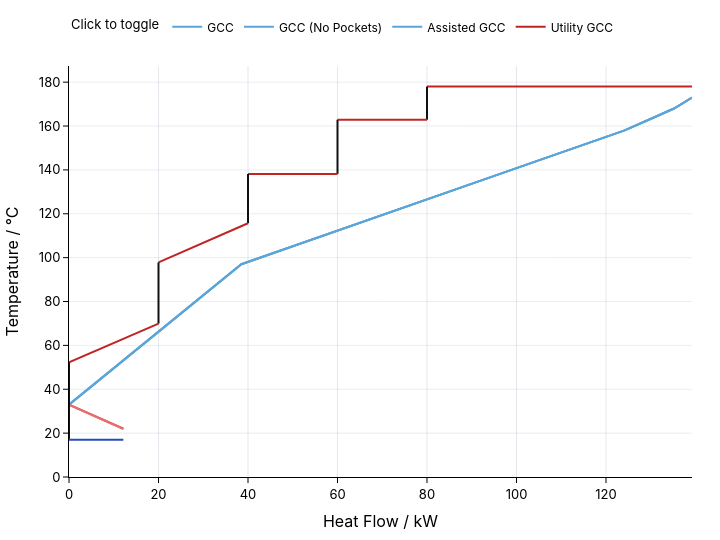
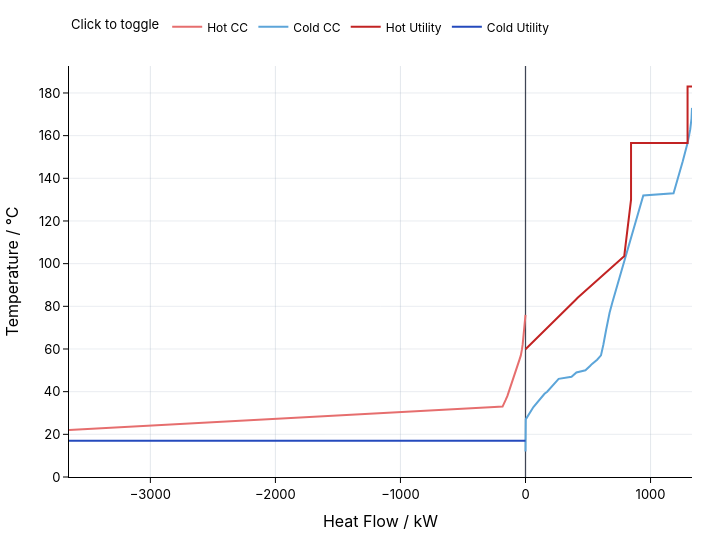

Notebook source saved alongside these figures, in order:
### Markdown cell above
## Review the result

Review both optimized cases exactly like normal cases: compare the Process utilities on the standard GCC with the Site utilities on the standard Total Site Profile. The Process Utility GCC must not cross the Process GCC. The comparison tables place optimizer-evidence and ordinary-retarget duties side by side; a zero difference shows exact replay.

### Code cell
from IPython.display import display

display(process_objective)
display(process_fallback_penalty)
display(process_retarget_comparison)
display(process_summary)
display(process_gcc)
display(site_objective)
display(site_retarget_comparison)
display({"baseline_unchanged": baseline_unchanged})
display(site_summary)
display(site_tsp)

### Figure 1 — Plotly figure (JSON) as saved in the notebook; plotly's stock layout.template omitted (floating-point values rounded to 4 significant figures)
{"data": [{"hovertemplate": "GCC<br>Heat Flow / kW: %{x}<br>Temperature / °C: %{y}<extra></extra>", "legendgroup": "GCC", "line": {"color": "#5ca5d9", "width": 2}, "mode": "lines", "name": "GCC", "showlegend": true, "x": [139.2, 135.2, 129.6, 129.5, 124.2, 96.32, 96.31, 64.76, 39.65, 38.52, 22.22, 22.01, 11.58, 0.0], "y": [173.0, 168.0, 162.9, 162.9, 158.0, 138.2, 138.2, 115.7, 97.81, 97.0, 69.92, 69.57, 52.24, 33.0], "type": "scatter"}, {"hovertemplate": "GCC<br>Heat Flow / kW: %{x}<br>Temperature / °C: %{y}<extra></extra>", "legendgroup": "GCC", "line": {"color": "#e66e6e", "width": 2}, "mode": "lines", "name": "GCC", "showlegend": false, "x": [0.0, 12.14], "y": [33.0, 22.0], "type": "scatter"}, {"hovertemplate": "GCC (No Pockets)<br>Heat Flow / kW: %{x}<br>Temperature / °C: %{y}<extra></extra>", "legendgroup": "GCC (No Pockets)", "line": {"color": "#5ca5d9", "width": 2}, "mode": "lines", "name": "GCC (No Pockets)", "showlegend": true, "x": [139.2, 135.2, 129.6, 129.5, 124.2, 96.32, 96.31, 64.76, 39.65, 38.52, 22.22, 22.01, 11.58, 0.0], "y": [173.0, 168.0, 162.9, 162.9, 158.0, 138.2, 138.2, 115.7, 97.81, 97.0, 69.92, 69.57, 52.24, 33.0], "type": "scatter"}, {"hovertemplate": "GCC (No Pockets)<br>Heat Flow / kW: %{x}<br>Temperature / °C: %{y}<extra></extra>", "legendgroup": "GCC (No Pockets)", "line": {"color": "#e66e6e", "width": 2}, "mode": "lines", "name": "GCC (No Pockets)", "showlegend": false, "x": [0.0, 12.14], "y": [33.0, 22.0], "type": "scatter"}, {"hovertemplate": "Assisted GCC<br>Heat Flow / kW: %{x}<br>Temperature / °C: %{y}<extra></extra>", "legendgroup": "Assisted GCC", "line": {"color": "#5ca5d9", "width": 2}, "mode": "lines", "name": "Assisted GCC", "showlegend": true, "x": [139.2, 135.2, 129.6, 129.5, 124.2, 96.32, 96.31, 64.76, 39.65, 38.52, 22.22, 22.01, 11.58, 0.0], "y": [173.0, 168.0, 162.9, 162.9, 158.0, 138.2, 138.2, 115.7, 97.81, 97.0, 69.92, 69.57, 52.24, 33.0], "type": "scatter"}, {"hovertemplate": "Assisted GCC<br>Heat Flow / kW: %{x}<br>Temperature / °C: %{y}<extra></extra>", "legendgroup": "Assisted GCC", "line": {"color": "#e66e6e", "width": 2}, "mode": "lines", "name": "Assisted GCC", "showlegend": false, "x": [0.0, 12.14], "y": [33.0, 22.0], "type": "scatter"}, {"hovertemplate": "Utility GCC<br>Heat Flow / kW: %{x}<br>Temperature / °C: %{y}<extra></extra>", "legendgroup": "Utility GCC", "line": {"color": "#C22323", "width": 2}, "mode": "lines", "name": "Utility GCC", "showlegend": true, "x": [139.2, 80.0], "y": [178.0, 178.0], "type": "scatter"}, {"hovertemplate": "Utility GCC<br>Heat Flow / kW: %{x}<br>Temperature / °C: %{y}<extra></extra>", "legendgroup": "Utility GCC", "line": {"color": "#111111", "width": 2}, "mode": "lines", "name": "Utility GCC", "showlegend": false, "x": [80.0, 80.0], "y": [178.0, 162.9], "type": "scatter"}, {"hovertemplate": "Utility GCC<br>Heat Flow / kW: %{x}<br>Temperature / °C: %{y}<extra></extra>", "legendgroup": "Utility GCC", "line": {"color": "#C22323", "width": 2}, "mode": "lines", "name": "Utility GCC", "showlegend": false, "x": [80.0, 60.0], "y": [162.9, 162.9], "type": "scatter"}, {"hovertemplate": "Utility GCC<br>Heat Flow / kW: %{x}<br>Temperature / °C: %{y}<extra></extra>", "legendgroup": "Utility GCC", "line": {"color": "#111111", "width": 2}, "mode": "lines", "name": "Utility GCC", "showlegend": false, "x": [60.0, 60.0], "y": [162.9, 138.2], "type": "scatter"}, {"hovertemplate": "Utility GCC<br>Heat Flow / kW: %{x}<br>Temperature / °C: %{y}<extra></extra>", "legendgroup": "Utility GCC", "line": {"color": "#C22323", "width": 2}, "mode": "lines", "name": "Utility GCC", "showlegend": false, "x": [60.0, 40.0], "y": [138.2, 138.2], "type": "scatter"}, {"hovertemplate": "Utility GCC<br>Heat Flow / kW: %{x}<br>Temperature / °C: %{y}<extra></extra>", "legendgroup": "Utility GCC", "line": {"color": "#111111", "width": 2}, "mode": "lines", "name": "Utility GCC", "showlegend": false, "x": [40.0, 40.0], "y": [138.2, 115.7], "type": "scatter"}, {"hovertemplate": "Utility GCC<br>Heat Flow / kW: %{x}<br>Temperature / °C: %{y}<extra></extra>", "legendgroup": "Utility GCC", "line": {"color": "#C22323", "width": 2}, "mode": "lines", "name": "Utility GCC", "showlegend": false, "x": [40.0, 20.0], "y": [115.7, 97.81], "type": "scatter"}, {"hovertemplate": "Utility GCC<br>Heat Flow / kW: %{x}<br>Temperature / °C: %{y}<extra></extra>", "legendgroup": "Utility GCC", "line": {"color": "#111111", "width": 2}, "mode": "lines", "name": "Utility GCC", "showlegend": false, "x": [20.0, 20.0], "y": [97.81, 69.92], "type": "scatter"}, {"hovertemplate": "Utility GCC<br>Heat Flow / kW: %{x}<br>Temperature / °C: %{y}<extra></extra>", "legendgroup": "Utility GCC", "line": {"color": "#C22323", "width": 2}, "mode": "lines", "name": "Utility GCC", "showlegend": false, "x": [20.0, 19.6, 0.0], "y": [69.92, 69.57, 52.24], "type": "scatter"}, {"hovertemplate": "Utility GCC<br>Heat Flow / kW: %{x}<br>Temperature / °C: %{y}<extra></extra>", "legendgroup": "Utility GCC", "line": {"color": "#111111", "width": 2}, "mode": "lines", "name": "Utility GCC", "showlegend": false, "x": [0.0, 0.0], "y": [52.24, 17.01], "type": "scatter"}, {"hovertemplate": "Utility GCC<br>Heat Flow / kW: %{x}<br>Temperature / °C: %{y}<extra></extra>", "legendgroup": "Utility GCC", "line": {"color": "#244abd", "width": 2}, "mode": "lines", "name": "Utility GCC", "showlegend": false, "x": [0.0, 12.14], "y": [17.01, 17.0], "type": "scatter"}], "layout": {"legend": {"title": {"text": "Click to toggle", "font": {"color": "#000000", "size": 13}}, "font": {"color": "#000000", "size": 12}, "orientation": "h", "yanchor": "bottom", "y": 1.06}, "margin": {"l": 50, "r": 28, "t": 64, "b": 48}, "font": {"family": "IBM Plex Sans, Inter, system-ui, sans-serif", "size": 13, "color": "#000000"}, "hoverlabel": {"font": {"color": "#000000"}, "bgcolor": "#ffffff"}, "width": 720, "height": 540, "autosize": false, "xaxis": {"title": {"text": "Heat Flow / kW", "font": {"color": "#000000"}}, "tickfont": {"color": "#000000"}, "rangemode": "tozero", "showgrid": true, "zeroline": true, "zerolinecolor": "rgba(15, 23, 42, 0.8)", "zerolinewidth": 1.25, "ticks": "outside", "tickcolor": "#000000", "showline": true, "linecolor": "#000000", "gridcolor": "rgba(148, 163, 184, 0.25)"}, "yaxis": {"title": {"text": "Temperature / °C", "font": {"color": "#000000"}}, "tickfont": {"color": "#000000"}, "rangemode": "tozero", "showgrid": true, "zeroline": true, "zerolinecolor": "rgba(15, 23, 42, 0.8)", "zerolinewidth": 1.25, "ticks": "outside", "tickcolor": "#000000", "showline": true, "linecolor": "#000000", "gridcolor": "rgba(148, 163, 184, 0.2)"}, "hovermode": "closest", "paper_bgcolor": "#ffffff", "plot_bgcolor": "#ffffff"}}

### Figure 2 — Plotly figure (JSON) as saved in the notebook; plotly's stock layout.template omitted (floating-point values rounded to 4 significant figures)
{"data": [{"hovertemplate": "Hot CC<br>Heat Flow / kW: %{x}<br>Temperature / °C: %{y}<extra></extra>", "legendgroup": "Hot CC", "line": {"color": "#e66e6e", "width": 2}, "mode": "lines", "name": "Hot CC", "showlegend": true, "x": [0.0, -8.49, -9.24, -13.21, -22.91, -28.01, -28.14, -30.19, -31.84, -37.27, -48.12, -51.59, -53.54, -64.39, -71.08, -98.2, -98.91, -103.3, -108.4, -114.3, -126.0, -132.0, -137.9, -144.6, -159.5, -166.1, -175.5, -183.5, -248.9, -2111.0, -3075.0, -3396.0, -3651.0], "y": [76.0, 69.57, 69.0, 66.0, 62.0, 59.9, 59.84, 59.0, 58.0, 57.0, 55.0, 54.36, 54.0, 52.0, 51.0, 46.0, 45.86, 45.0, 44.0, 43.0, 41.0, 40.0, 39.0, 38.0, 36.0, 35.17, 34.0, 33.0, 32.8, 27.0, 24.0, 23.0, 22.0], "type": "scatter"}, {"hovertemplate": "Cold CC<br>Heat Flow / kW: %{x}<br>Temperature / °C: %{y}<extra></extra>", "legendgroup": "Cold CC", "line": {"color": "#5ca5d9", "width": 2}, "mode": "lines", "name": "Cold CC", "showlegend": true, "x": [1331.0, 1327.0, 1317.0, 1313.0, 1303.0, 1296.0, 1296.0, 1258.0, 1184.0, 941.9, 932.1, 848.5, 798.5, 795.9, 789.6, 764.3, 746.5, 741.6, 716.0, 713.7, 704.4, 700.2, 695.6, 672.4, 668.6, 646.9, 644.9, 622.5, 616.1, 615.9, 613.3, 608.5, 603.6, 573.0, 556.9, 547.8, 532.3, 515.9, 495.6, 479.3, 407.2, 386.5, 368.2, 265.1, 262.9, 249.6, 248.9, 218.5, 188.3, 173.2, 152.0, 136.9, 107.5, 95.39, 78.32, 65.43, 63.27, 1.89, 1.51, 1.39, 1.26, 0.63, 0.63, 0.63, 0.0], "y": [173.0, 168.0, 163.0, 161.0, 158.0, 156.5, 156.5, 148.0, 133.0, 132.0, 130.0, 113.0, 103.5, 103.0, 101.8, 97.0, 93.0, 92.0, 87.0, 86.4, 84.0, 83.0, 82.0, 77.0, 76.0, 69.57, 69.0, 62.0, 59.9, 59.84, 59.0, 58.0, 57.0, 55.0, 54.36, 54.0, 53.0, 52.0, 51.0, 50.0, 49.0, 48.0, 47.0, 46.0, 45.86, 45.0, 44.96, 43.0, 41.0, 40.0, 39.0, 38.0, 36.0, 35.17, 34.0, 33.0, 32.8, 27.0, 24.0, 23.0, 22.0, 17.01, 17.0, 17.0, 12.0], "type": "scatter"}, {"hovertemplate": "Hot Utility<br>Heat Flow / kW: %{x}<br>Temperature / °C: %{y}<extra></extra>", "legendgroup": "Hot Utility", "line": {"color": "#C22323", "width": 2}, "mode": "lines", "name": "Hot Utility", "showlegend": true, "x": [1331.0, 1296.0, 1296.0, 844.0, 844.0, 809.1, 789.5, 779.9, 756.7, 663.7, 586.3, 567.0, 470.2, 458.6, 417.0, 399.7, 382.4, 295.9, 278.6, 167.4, 157.5, 122.9, 105.6, 36.37, 0.0], "y": [183.0, 183.0, 156.5, 156.5, 130.0, 113.0, 103.5, 103.0, 101.8, 97.0, 93.0, 92.0, 87.0, 86.4, 84.0, 83.0, 82.0, 77.0, 76.0, 69.57, 69.0, 67.0, 66.0, 62.0, 59.9], "type": "scatter"}, {"hovertemplate": "Cold Utility<br>Heat Flow / kW: %{x}<br>Temperature / °C: %{y}<extra></extra>", "legendgroup": "Cold Utility", "line": {"color": "#244abd", "width": 2}, "mode": "lines", "name": "Cold Utility", "showlegend": true, "x": [0.0, -2319.0, -3651.0], "y": [17.01, 17.0, 17.0], "type": "scatter"}], "layout": {"legend": {"title": {"text": "Click to toggle", "font": {"color": "#000000", "size": 13}}, "font": {"color": "#000000", "size": 12}, "orientation": "h", "yanchor": "bottom", "y": 1.06}, "margin": {"l": 50, "r": 28, "t": 64, "b": 48}, "font": {"family": "IBM Plex Sans, Inter, system-ui, sans-serif", "size": 13, "color": "#000000"}, "hoverlabel": {"font": {"color": "#000000"}, "bgcolor": "#ffffff"}, "width": 720, "height": 540, "autosize": false, "xaxis": {"title": {"text": "Heat Flow / kW", "font": {"color": "#000000"}}, "tickfont": {"color": "#000000"}, "rangemode": "tozero", "showgrid": true, "zeroline": true, "zerolinecolor": "rgba(15, 23, 42, 0.8)", "zerolinewidth": 1.25, "ticks": "outside", "tickcolor": "#000000", "showline": true, "linecolor": "#000000", "gridcolor": "rgba(148, 163, 184, 0.25)"}, "yaxis": {"title": {"text": "Temperature / °C", "font": {"color": "#000000"}}, "tickfont": {"color": "#000000"}, "rangemode": "tozero", "showgrid": true, "zeroline": true, "zerolinecolor": "rgba(15, 23, 42, 0.8)", "zerolinewidth": 1.25, "ticks": "outside", "tickcolor": "#000000", "showline": true, "linecolor": "#000000", "gridcolor": "rgba(148, 163, 184, 0.2)"}, "hovermode": "closest", "paper_bgcolor": "#ffffff", "plot_bgcolor": "#ffffff"}}
